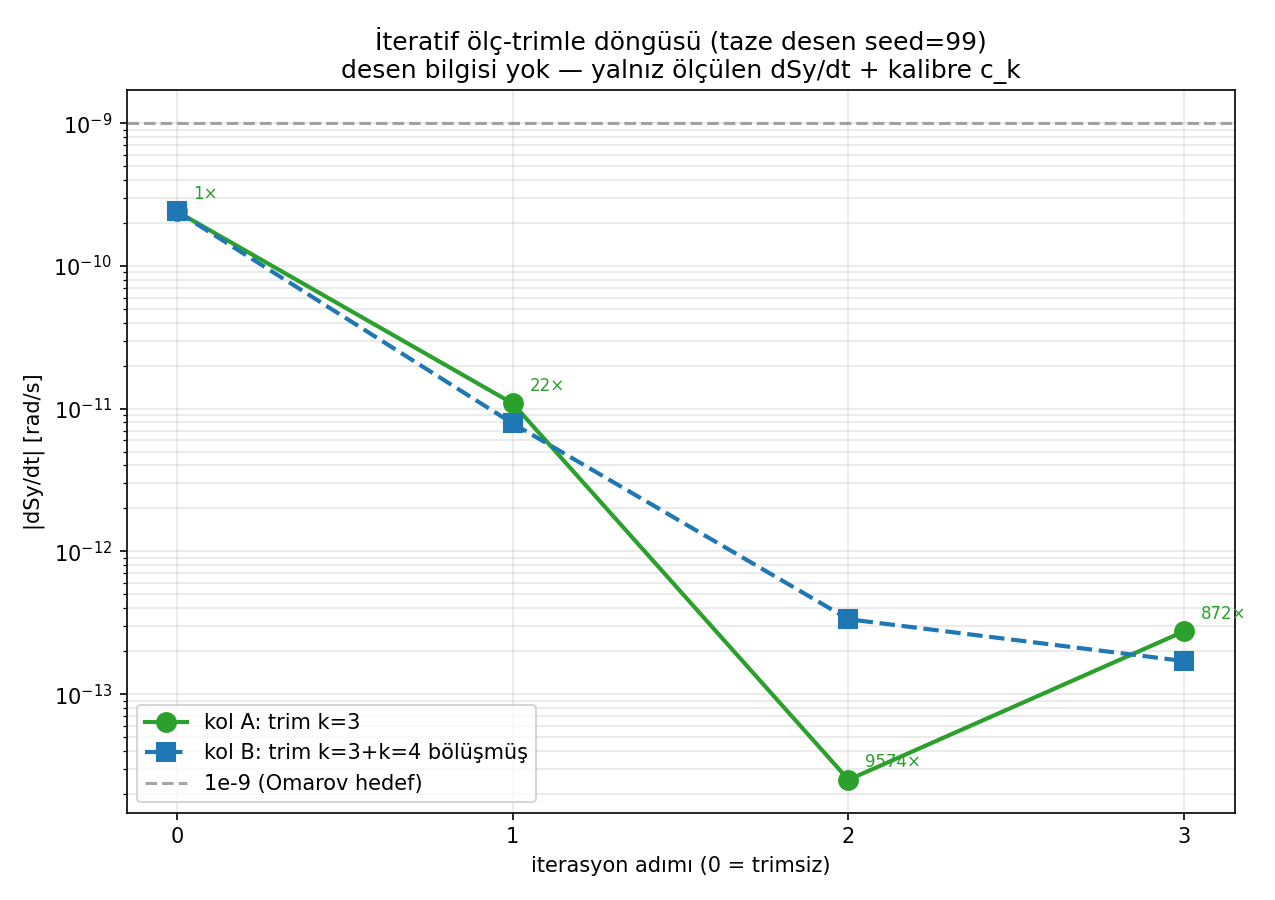

The script that saved this image:
#!/usr/bin/env python3
"""test_b_iterative_trim.py — Test B (iteratif): ölç-trimle-tekrarla stratejisi.

Soru:
  Mod haritası evrensel ama %3-10 belirsizlikle (test_b_mode_map). Tek atışlık
  trim bastırmayı ~10-30× ile sınırlar. Ölçüm-trim döngüsü iterasyonla 468×
  sınıfına (hatta ötesine) ulaşır mı?

Deneysel gerçekçilik:
  Bu şemada hizalama desenini BİLMEK GEREKMEZ. Ölçülen tek şey dSy/dt
  (spin tabanlı, deneyde erişilebilir). Trim reçetesi:
      A_trim = −f_ölçülen / c_trim
  c_trim bir kez kalibre edilmiş katsayı (test_b_ck_table.json). Trim
  uygulanır, kalan f tekrar ölçülür, küçük ikinci trim eklenir.

Yöntem (üniform 0.2 lattice, CO=True):
  Yeni rastgele desen P (seed 99, RMS 10μm) — haritanın hiç görmediği
  konfigürasyon.
  İki kol:
    A) trim tek modda: k=3
    B) trim bölüşmüş: k=3 + k=4 (eşit genlik x, c3+c4 ile)
  Adımlar: f0 = f(P) → trim1 → f1 → trim2 → f2  (gerekirse trim3 → f3)

Çıktı:
  test_b_iterative_trim.png
  Terminal tablo
"""

import json
import os
import sys
import time

import matplotlib
matplotlib.use("Agg")
import matplotlib.pyplot as plt
import multiprocessing as mp
import numpy as np

os.chdir(os.path.dirname(os.path.abspath(__file__)))
sys.path.insert(0, os.path.dirname(os.path.abspath(__file__)))

from fourier_reconstruct import fodo_basis

# ── Parametreler ─────────────────────────────────────────────────────────────
PATTERN_SEED = 99       # haritanın hiç görmediği taze konfigürasyon
BG_RMS       = 1e-5     # desen RMS [m] = 10 μm
N_ITER       = 3        # ölçüm-trim döngüsü sayısı
T2           = 5e-4
CO_TURNS     = 24
CO_ITER      = 1
RETURN_STEPS = 3000
CK_FILE      = "test_b_ck_table.json"


def _suppress_stdout():
    fd = os.dup(1); null = os.open(os.devnull, os.O_WRONLY)
    os.dup2(null, 1); os.close(null); return fd


def _restore_stdout(fd):
    os.dup2(fd, 1); os.close(fd)


def _worker(task):
    """CO=True spin takibi → dSy/dt. Görev: (label, dy_list, t2, ct, ci, rs)."""
    label, dy_list, t2, co_turns, co_iter, return_steps = task

    import os, sys, json, numpy as np
    os.chdir(os.path.dirname(os.path.abspath(__file__)))
    sys.path.insert(0, os.path.dirname(os.path.abspath(__file__)))
    from false_edm_mode_scan import setup_fields, find_closed_orbit, _make_state, C
    from integrator import integrate_particle

    with open("params.json") as fh:
        config = json.load(fh)
    fields, _, beta0, R0, p_mag, direction = setup_fields(config)
    dt    = float(config.get("dt", 1e-11))
    circ  = (2*np.pi*R0 + 4*fields.nFODO*fields.driftLen
             + 2*fields.nFODO*fields.quadLen)
    T_rev = circ / (beta0 * C)
    dy    = np.asarray(dy_list, dtype=float)

    saved = _suppress_stdout()
    try:
        v_co, _ = find_closed_orbit(fields, p_mag, direction, dy, dt, T_rev,
                                     n_turns=co_turns, n_iter=co_iter)
        y_launch = _make_state(v_co, p_mag, direction, [0.0, 0.0, direction])
        fields.poincare_quad_index = 0.0
        _, poin, poin_t = integrate_particle(
            y_launch, 0.0, t2, dt,
            fields=fields, return_steps=return_steps, quad_dy=dy)
    finally:
        _restore_stdout(saved)

    slope = float(np.polyfit(np.asarray(poin_t, float),
                             np.asarray(poin[:, 7], float), 1)[0])
    return label, slope


def mode_vec(n_q, k, amp, antisym):
    """Tek FODO Fourier modu (cos fazı) → quad dy vektörü [m]."""
    Fk, _ = fodo_basis(n_q, [k], antisym)
    return Fk[:, 0] * amp


def main():
    t0 = time.time()
    with open("params.json") as fh:
        config = json.load(fh)
    with open(CK_FILE) as fh:
        ck_data = json.load(fh)
    c = {int(k): float(v) for k, v in ck_data["c_k"].items()}

    from false_edm_mode_scan import setup_fields
    fields, *_ = setup_fields(config)
    n_q     = 2 * int(fields.nFODO)
    antisym = config.get("smooth_antisym_fodo", True)
    ctx     = mp.get_context("spawn")

    rng = np.random.default_rng(PATTERN_SEED)
    P = rng.standard_normal(n_q) * BG_RMS

    print(f"Lattice üniform {fields.quadG1} T/m. "
          f"Taze desen seed={PATTERN_SEED} (RMS {BG_RMS*1e6:.0f}μm)")
    print(f"Trim katsayıları (kalibrasyon): c_3={c[3]:.3e}, c_4={c[4]:.3e} rad/s/m")

    # ── Adım 0: taban ölçümü ─────────────────────────────────────────────
    print("\nAdım 0: f0 = f(P) ölçülüyor...")
    with ctx.Pool(processes=1) as pool:
        (_, f0), = pool.map(_worker, [("f0", P.tolist(), T2, CO_TURNS,
                                        CO_ITER, RETURN_STEPS)])
    print(f"  f0 = {f0:+.3e} rad/s")

    # ── İteratif döngü: iki kol paralel ──────────────────────────────────
    # Kol A: tek mod k=3.  Kol B: bölüşmüş k=3 + k=4.
    trimA = np.zeros(n_q)        # birikmiş trim deseni (kol A)
    trimB = np.zeros(n_q)
    fA_hist = [f0]
    fB_hist = [f0]
    ampA_hist, ampB_hist = [], []   # adım başına trim genlikleri [m]

    for it in range(1, N_ITER + 1):
        # Yeni trim genlikleri: ölçülen son f'den
        aA = -fA_hist[-1] / c[3]                  # kol A: k=3
        xB = -fB_hist[-1] / (c[3] + c[4])         # kol B: k=3+k=4 eşit pay
        trimA_new = trimA + mode_vec(n_q, 3, aA, antisym)
        trimB_new = (trimB + mode_vec(n_q, 3, xB, antisym)
                            + mode_vec(n_q, 4, xB, antisym))

        tasks = [
            (f"A{it}", (P + trimA_new).tolist(), T2, CO_TURNS, CO_ITER, RETURN_STEPS),
            (f"B{it}", (P + trimB_new).tolist(), T2, CO_TURNS, CO_ITER, RETURN_STEPS),
        ]
        print(f"\nAdım {it}: kol A trim k=3 ({aA*1e6:+.2f}μm), "
              f"kol B trim k=3+4 ({xB*1e6:+.2f}μm × 2) — ölçülüyor...")
        with ctx.Pool(processes=2) as pool:
            r = dict(pool.map(_worker, tasks))

        trimA, trimB = trimA_new, trimB_new
        fA_hist.append(r[f"A{it}"]); fB_hist.append(r[f"B{it}"])
        ampA_hist.append(aA);         ampB_hist.append(xB)
        print(f"  kol A: f{it} = {fA_hist[-1]:+.3e}  "
              f"(bastırma {abs(f0/fA_hist[-1]):.0f}×)")
        print(f"  kol B: f{it} = {fB_hist[-1]:+.3e}  "
              f"(bastırma {abs(f0/fB_hist[-1]):.0f}×)")

    # ── Özet ─────────────────────────────────────────────────────────────
    print(f"\n{'─'*70}")
    print("İteratif trim özeti (ölç → trimle → tekrar ölç)")
    print(f"{'─'*70}")
    print(f"{'adım':>5}  {'kol A (k=3)':>14}  {'bastırma':>9}  "
          f"{'kol B (k=3+4)':>14}  {'bastırma':>9}")
    print('─'*70)
    for i in range(N_ITER + 1):
        sA = abs(f0/fA_hist[i]) if fA_hist[i] != 0 else float('inf')
        sB = abs(f0/fB_hist[i]) if fB_hist[i] != 0 else float('inf')
        print(f"{i:>5}  {fA_hist[i]:>14.3e}  {sA:>8.0f}×  "
              f"{fB_hist[i]:>14.3e}  {sB:>8.0f}×")

    totA = sum(abs(a) for a in ampA_hist)
    totB = sum(abs(x) for x in ampB_hist) * 2
    print(f"\n  Toplam trim genlik bütçesi: kol A {totA*1e6:.1f}μm (k=3), "
          f"kol B {totB*1e6:.1f}μm (k=3,4 toplam)")

    elapsed = time.time() - t0
    print(f"\nToplam süre: {elapsed:.1f} s")
    print("\nYORUM:")
    print("  Desen bilgisi KULLANILMADI — yalnızca ölçülen dSy/dt ve kalibre c_k.")
    print("  1. atış katsayı belirsizliğiyle sınırlı (~10-30× beklenir);")
    print("  2.-3. atış belirsizliğin karesi/küpü ile derinleşmeli.")

    # ── Figür ─────────────────────────────────────────────────────────────
    fig, ax = plt.subplots(figsize=(8.5, 6))
    steps = np.arange(N_ITER + 1)
    ax.semilogy(steps, np.abs(fA_hist), 'o-', color='tab:green', ms=9, lw=2,
                label='kol A: trim k=3')
    ax.semilogy(steps, np.abs(fB_hist), 's--', color='tab:blue', ms=9, lw=2,
                label='kol B: trim k=3+k=4 bölüşmüş')
    ax.axhline(1e-9, color='gray', ls='--', alpha=0.7, label='1e-9 (Omarov hedef)')
    for i in range(N_ITER + 1):
        sA = abs(f0/fA_hist[i]) if fA_hist[i] != 0 else float('inf')
        ax.annotate(f"{sA:.0f}×", (i, abs(fA_hist[i])), fontsize=8,
                    textcoords="offset points", xytext=(8, 6), color='tab:green')
    ax.set_xticks(steps)
    ax.set_xlabel("iterasyon adımı (0 = trimsiz)")
    ax.set_ylabel("|dSy/dt| [rad/s]")
    ax.set_title(f"İteratif ölç-trimle döngüsü (taze desen seed={PATTERN_SEED})\n"
                 "desen bilgisi yok — yalnız ölçülen dSy/dt + kalibre c_k")
    ax.legend(fontsize=10); ax.grid(True, which='both', alpha=0.3)
    plt.tight_layout()
    out = "test_b_iterative_trim.png"
    plt.savefig(out, dpi=150)
    print(f"Figür kaydedildi: {out}")


if __name__ == "__main__":
    main()
